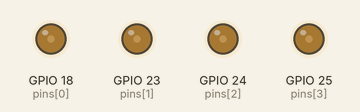
This program was run on a simulated Raspberry Pi (BCM pin numbers). Shown: output pins drawn as LEDs (lit = HIGH).

Above: at 0.05 s.
At 4.0 s:
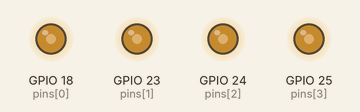
At 6.0 s:
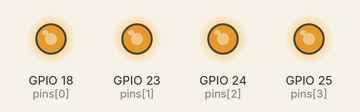
At 8.0 s:
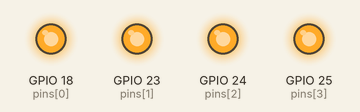
Timing chart, 0 to 10.4 s (numbered marks = the images above):
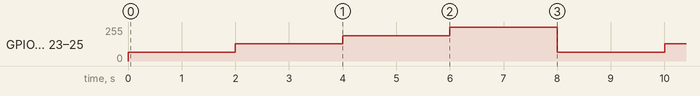

The program:

5.1_ex8.py
```python
#!/usr/bin/env python3
import RPi.GPIO as GPIO
import time
GPIO.setmode(GPIO.BCM)
pins = [18,23,24,25]
pwms = []
for pin in pins:
    GPIO.setup(pin, GPIO.OUT)
    GPIO.output(pin,GPIO.LOW)
    pwm = GPIO.PWM(pin, 1000)
    pwm.start(0)
    pwms.append(pwm)

try:
    while True:
        for dc in range(25,125,25):
            for pwm in pwms:
                pwm.ChangeDutyCycle(dc)
            time.sleep(2)
except KeyboardInterrupt:
    GPIO.cleanup()
    print("\nProgram Exited")
    exit(0)
```

Measured:
- by itself, GPIO 18 (pins[0]), GPIO 23 (pins[1]), GPIO 24 (pins[2]), GPIO 25 (pins[3]): repeats every 8.0 s: 128/255 2.0 s, 191/255 2.0 s, 255/255 2.0 s, 64/255 2.0 s
